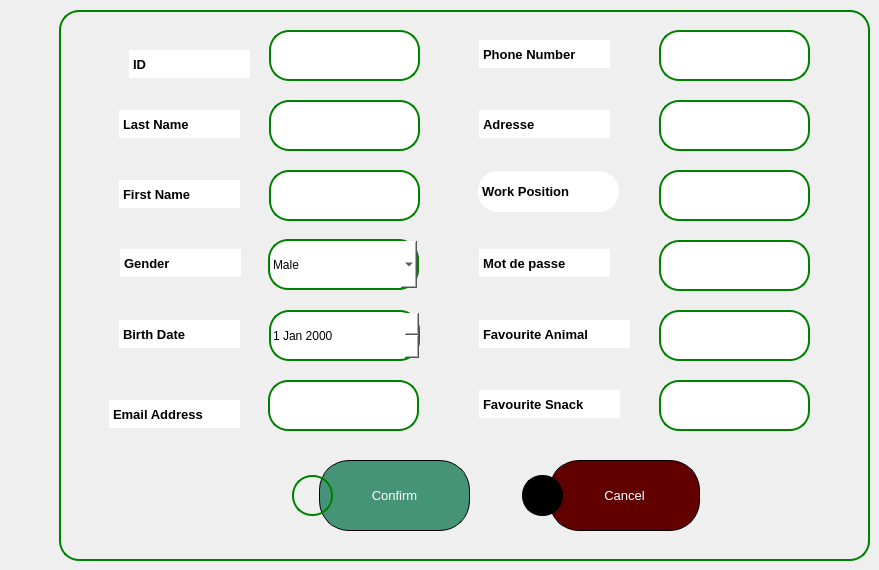
       <widget class="QWidget" name="Edit">
        <widget class="QWidget" name="widget_edit" native="true">
         <property name="geometry">
          <rect>
           <x>59</x>
           <y>10</y>
           <width>811</width>
           <height>551</height>
          </rect>
         </property>
         <property name="styleSheet">
          <string notr="true">border:2px solid green;
border-radius: 20px;
</string>
         </property>
         <widget class="QLineEdit" name="id_edit">
          <property name="geometry">
           <rect>
            <x>210</x>
            <y>20</y>
            <width>151</width>
            <height>51</height>
           </rect>
          </property>
          <property name="styleSheet">
           <string notr="true">background-color: rgb(255, 255, 255);
color: rgb(0, 0, 0);
border_radius:10px;</string>
          </property>
          <property name="text">
           <string/>
          </property>
         </widget>
         <widget class="QLineEdit" name="lineEdit_59">
          <property name="geometry">
           <rect>
            <x>70</x>
            <y>40</y>
            <width>121</width>
            <height>28</height>
           </rect>
          </property>
          <property name="font">
           <font>
            <pointsize>10</pointsize>
            <bold>true</bold>
           </font>
          </property>
          <property name="styleSheet">
           <string notr="true">background-color: rgb(255, 255, 255);
color: rgb(0, 0, 0);

border-color: rgb(255, 255, 255);</string>
          </property>
          <property name="text">
           <string>ID</string>
          </property>
          <property name="alignment">
           <set>Qt::AlignLeading|Qt::AlignLeft|Qt::AlignVCenter</set>
          </property>
         </widget>
         <widget class="QLineEdit" name="lineEdit_60">
          <property name="geometry">
           <rect>
            <x>61</x>
            <y>239</y>
            <width>121</width>
            <height>28</height>
           </rect>
          </property>
          <property name="font">
           <font>
            <pointsize>10</pointsize>
            <bold>true</bold>
           </font>
          </property>
          <property name="styleSheet">
           <string notr="true">background-color: rgb(255, 255, 255);
color: rgb(0, 0, 0);

border-color: rgb(255, 255, 255);</string>
          </property>
          <property name="text">
           <string>Gender</string>
          </property>
          <property name="alignment">
           <set>Qt::AlignLeading|Qt::AlignLeft|Qt::AlignVCenter</set>
          </property>
         </widget>
         <widget class="QLineEdit" name="lineEdit_61">
          <property name="geometry">
           <rect>
            <x>60</x>
            <y>170</y>
            <width>121</width>
            <height>28</height>
           </rect>
          </property>
          <property name="font">
           <font>
            <pointsize>10</pointsize>
            <bold>true</bold>
           </font>
          </property>
          <property name="styleSheet">
           <string notr="true">background-color: rgb(255, 255, 255);
color: rgb(0, 0, 0);

border-color: rgb(255, 255, 255);</string>
          </property>
          <property name="text">
           <string>First Name</string>
          </property>
          <property name="alignment">
           <set>Qt::AlignLeading|Qt::AlignLeft|Qt::AlignVCenter</set>
          </property>
         </widget>
         <widget class="QLineEdit" name="lineEdit_62">
          <property name="geometry">
           <rect>
            <x>60</x>
            <y>310</y>
            <width>121</width>
            <height>28</height>
           </rect>
          </property>
          <property name="font">
           <font>
            <pointsize>10</pointsize>
            <bold>true</bold>
           </font>
          </property>
          <property name="styleSheet">
           <string notr="true">background-color: rgb(255, 255, 255);
color: rgb(0, 0, 0);

border-color: rgb(255, 255, 255);</string>
          </property>
          <property name="text">
           <string>Birth Date</string>
          </property>
          <property name="alignment">
           <set>Qt::AlignLeading|Qt::AlignLeft|Qt::AlignVCenter</set>
          </property>
         </widget>
         <widget class="QLineEdit" name="lineEdit_63">
          <property name="geometry">
           <rect>
            <x>60</x>
            <y>100</y>
            <width>121</width>
            <height>28</height>
           </rect>
          </property>
          <property name="font">
           <font>
            <pointsize>10</pointsize>
            <bold>true</bold>
           </font>
          </property>
          <property name="styleSheet">
           <string notr="true">background-color: rgb(255, 255, 255);
color: rgb(0, 0, 0);

border-color: rgb(255, 255, 255);</string>
          </property>
          <property name="text">
           <string>Last Name</string>
          </property>
          <property name="alignment">
           <set>Qt::AlignLeading|Qt::AlignLeft|Qt::AlignVCenter</set>
          </property>
         </widget>
         <widget class="QLineEdit" name="lineEdit_64">
          <property name="geometry">
           <rect>
            <x>50</x>
            <y>390</y>
            <width>131</width>
            <height>28</height>
           </rect>
          </property>
          <property name="font">
           <font>
            <pointsize>10</pointsize>
            <bold>true</bold>
           </font>
          </property>
          <property name="styleSheet">
           <string notr="true">background-color: rgb(255, 255, 255);
color: rgb(0, 0, 0);

border-color: rgb(255, 255, 255);</string>
          </property>
          <property name="text">
           <string>Email Address</string>
          </property>
          <property name="alignment">
           <set>Qt::AlignLeading|Qt::AlignLeft|Qt::AlignVCenter</set>
          </property>
         </widget>
         <widget class="QLineEdit" name="lineEdit_65">
          <property name="geometry">
           <rect>
            <x>419</x>
            <y>161</y>
            <width>141</width>
            <height>41</height>
           </rect>
          </property>
          <property name="font">
           <font>
            <pointsize>10</pointsize>
            <bold>true</bold>
           </font>
          </property>
          <property name="styleSheet">
           <string notr="true">background-color: rgb(255, 255, 255);
color: rgb(0, 0, 0);

border-color: rgb(255, 255, 255);</string>
          </property>
          <property name="text">
           <string>Work Position</string>
          </property>
          <property name="alignment">
           <set>Qt::AlignLeading|Qt::AlignLeft|Qt::AlignVCenter</set>
          </property>
         </widget>
         <widget class="QLineEdit" name="lineEdit_66">
          <property name="geometry">
           <rect>
            <x>420</x>
            <y>100</y>
            <width>131</width>
            <height>28</height>
           </rect>
          </property>
          <property name="font">
           <font>
            <pointsize>10</pointsize>
            <bold>true</bold>
           </font>
          </property>
          <property name="styleSheet">
           <string notr="true">background-color: rgb(255, 255, 255);
color: rgb(0, 0, 0);

border-color: rgb(255, 255, 255);</string>
          </property>
          <property name="text">
           <string>Adresse</string>
          </property>
          <property name="alignment">
           <set>Qt::AlignLeading|Qt::AlignLeft|Qt::AlignVCenter</set>
          </property>
         </widget>
         <widget class="QLineEdit" name="lineEdit_67">
          <property name="geometry">
           <rect>
            <x>420</x>
            <y>30</y>
            <width>131</width>
            <height>28</height>
           </rect>
          </property>
          <property name="font">
           <font>
            <pointsize>10</pointsize>
            <bold>true</bold>
           </font>
          </property>
          <property name="styleSheet">
           <string notr="true">background-color: rgb(255, 255, 255);
color: rgb(0, 0, 0);

border-color: rgb(255, 255, 255);</string>
          </property>
          <property name="text">
           <string>Phone Number</string>
          </property>
          <property name="alignment">
           <set>Qt::AlignLeading|Qt::AlignLeft|Qt::AlignVCenter</set>
          </property>
         </widget>
         <widget class="QLineEdit" name="lineEdit_68">
          <property name="geometry">
           <rect>
            <x>420</x>
            <y>239</y>
            <width>131</width>
            <height>28</height>
           </rect>
          </property>
          <property name="font">
           <font>
            <pointsize>10</pointsize>
            <bold>true</bold>
           </font>
          </property>
          <property name="styleSheet">
           <string notr="true">background-color: rgb(255, 255, 255);
color: rgb(0, 0, 0);

border-color: rgb(255, 255, 255);</string>
          </property>
          <property name="text">
           <string>Mot de passe</string>
          </property>
          <property name="alignment">
           <set>Qt::AlignLeading|Qt::AlignLeft|Qt::AlignVCenter</set>
          </property>
         </widget>
         <widget class="QLineEdit" name="nom_edit">
          <property name="geometry">
           <rect>
            <x>210</x>
            <y>90</y>
            <width>151</width>
            <height>51</height>
           </rect>
          </property>
          <property name="styleSheet">
           <string notr="true">background-color: rgb(255, 255, 255);
color: rgb(0, 0, 0);
border_radius:10px;</string>
          </property>
          <property name="text">
           <string/>
          </property>
         </widget>
         <widget class="QLineEdit" name="prenom_edit">
          <property name="geometry">
           <rect>
            <x>210</x>
            <y>160</y>
            <width>151</width>
            <height>51</height>
           </rect>
          </property>
          <property name="styleSheet">
           <string notr="true">background-color: rgb(255, 255, 255);
color: rgb(0, 0, 0);
border_radius:10px;</string>
          </property>
          <property name="text">
           <string/>
          </property>
         </widget>
         <widget class="QLineEdit" name="email_edit">
          <property name="geometry">
           <rect>
            <x>209</x>
            <y>370</y>
            <width>151</width>
            <height>51</height>
           </rect>
          </property>
          <property name="styleSheet">
           <string notr="true">background-color: rgb(255, 255, 255);
color: rgb(0, 0, 0);
border_radius:10px;</string>
          </property>
          <property name="text">
           <string/>
          </property>
         </widget>
         <widget class="QLineEdit" name="poste_edit">
          <property name="geometry">
           <rect>
            <x>600</x>
            <y>160</y>
            <width>151</width>
            <height>51</height>
           </rect>
          </property>
          <property name="styleSheet">
           <string notr="true">background-color: rgb(255, 255, 255);
color: rgb(0, 0, 0);
border_radius:10px;</string>
          </property>
          <property name="text">
           <string/>
          </property>
         </widget>
         <widget class="QLineEdit" name="mdp_edit">
          <property name="geometry">
           <rect>
            <x>600</x>
            <y>230</y>
            <width>151</width>
            <height>51</height>
           </rect>
          </property>
          <property name="styleSheet">
           <string notr="true">background-color: rgb(255, 255, 255);
color: rgb(0, 0, 0);
border_radius:10px;</string>
          </property>
          <property name="text">
           <string/>
          </property>
         </widget>
         <widget class="QLineEdit" name="tel_edit">
          <property name="geometry">
           <rect>
            <x>600</x>
            <y>20</y>
            <width>151</width>
            <height>51</height>
           </rect>
          </property>
          <property name="styleSheet">
           <string notr="true">background-color: rgb(255, 255, 255);
color: rgb(0, 0, 0);
border_radius:10px;</string>
          </property>
          <property name="text">
           <string/>
          </property>
         </widget>
         <widget class="QDateEdit" name="birthdate_edit">
          <property name="geometry">
           <rect>
            <x>210</x>
            <y>300</y>
            <width>151</width>
            <height>51</height>
           </rect>
          </property>
          <property name="styleSheet">
           <string notr="true">background-color: rgb(255, 255, 255);
color: rgb(0, 0, 0);
border_radius:10px;</string>
          </property>
         </widget>
         <widget class="QComboBox" name="gender_edit">
          <property name="geometry">
           <rect>
            <x>209</x>
            <y>229</y>
            <width>151</width>
            <height>51</height>
           </rect>
          </property>
          <property name="styleSheet">
           <string notr="true">background-color: rgb(255, 255, 255);
color: rgb(0, 0, 0);</string>
          </property>
          <item>
           <property name="text">
            <string>Male</string>
           </property>
          </item>
          <item>
           <property name="text">
            <string>Female</string>
           </property>
          </item>
         </widget>
         <widget class="QPushButton" name="confirm_edit">
          <property name="geometry">
           <rect>
            <x>260</x>
            <y>450</y>
            <width>151</width>
            <height>71</height>
           </rect>
          </property>
          <property name="styleSheet">
           <string notr="true">border: 1px solid black;


color: rgb(255, 255, 255);
font: 10pt ;

background-color: rgb(171, 168, 111);
background-color: rgb(70, 148, 119);




border-radius:30px;
</string>
          </property>
          <property name="text">
           <string>Confirm</string>
          </property>
         </widget>
         <widget class="QLabel" name="label_29">
          <property name="geometry">
           <rect>
            <x>233</x>
            <y>465</y>
            <width>41</width>
            <height>41</height>
           </rect>
          </property>
          <property name="text">
           <string/>
          </property>
          <property name="pixmap">
           <pixmap>../../Downloads/verified.png</pixmap>
          </property>
          <property name="scaledContents">
           <bool>true</bool>
          </property>
         </widget>
         <widget class="QPushButton" name="cancel_edit">
          <property name="geometry">
           <rect>
            <x>490</x>
            <y>450</y>
            <width>151</width>
            <height>71</height>
           </rect>
          </property>
          <property name="styleSheet">
           <string notr="true">border: 1px solid black;


color: rgb(255, 255, 255);
font: 10pt ;

background-color: rgb(171, 168, 111);
background-color: rgb(97, 0, 0);



border-radius:30px;
</string>
          </property>
          <property name="text">
           <string>Cancel</string>
          </property>
         </widget>
         <widget class="QLabel" name="label_30">
          <property name="geometry">
           <rect>
            <x>463</x>
            <y>465</y>
            <width>41</width>
            <height>41</height>
           </rect>
          </property>
          <property name="styleSheet">
           <string notr="true">border-color: rgb(0, 0, 0);
background-color: rgb(0, 0, 0);</string>
          </property>
          <property name="text">
           <string/>
          </property>
          <property name="pixmap">
           <pixmap>../../Downloads/cancel.png</pixmap>
          </property>
          <property name="scaledContents">
           <bool>true</bool>
          </property>
         </widget>
         <widget class="QLineEdit" name="adr_edit">
          <property name="geometry">
           <rect>
            <x>600</x>
            <y>90</y>
            <width>151</width>
            <height>51</height>
           </rect>
          </property>
          <property name="styleSheet">
           <string notr="true">background-color: rgb(255, 255, 255);
color: rgb(0, 0, 0);
border_radius:10px;</string>
          </property>
          <property name="text">
           <string/>
          </property>
         </widget>
         <widget class="QLineEdit" name="fav_anim_edit">
          <property name="geometry">
           <rect>
            <x>600</x>
            <y>300</y>
            <width>151</width>
            <height>51</height>
           </rect>
          </property>
          <property name="styleSheet">
           <string notr="true">background-color: rgb(255, 255, 255);
color: rgb(0, 0, 0);
border_radius:10px;</string>
          </property>
          <property name="text">
           <string/>
          </property>
         </widget>
         <widget class="QLineEdit" name="lineEdit_69">
          <property name="geometry">
           <rect>
            <x>420</x>
            <y>310</y>
            <width>151</width>
            <height>28</height>
           </rect>
          </property>
          <property name="font">
           <font>
            <pointsize>10</pointsize>
            <bold>true</bold>
           </font>
          </property>
          <property name="styleSheet">
           <string notr="true">background-color: rgb(255, 255, 255);
color: rgb(0, 0, 0);

border-color: rgb(255, 255, 255);</string>
          </property>
          <property name="text">
           <string>Favourite Animal</string>
          </property>
          <property name="alignment">
           <set>Qt::AlignLeading|Qt::AlignLeft|Qt::AlignVCenter</set>
          </property>
         </widget>
         <widget class="QLineEdit" name="fav_snack_edit">
          <property name="geometry">
           <rect>
            <x>600</x>
            <y>370</y>
            <width>151</width>
            <height>51</height>
           </rect>
          </property>
          <property name="styleSheet">
           <string notr="true">background-color: rgb(255, 255, 255);
color: rgb(0, 0, 0);
border_radius:10px;</string>
          </property>
          <property name="text">
           <string/>
          </property>
         </widget>
         <widget class="QLineEdit" name="lineEdit_70">
          <property name="geometry">
           <rect>
            <x>420</x>
            <y>380</y>
            <width>141</width>
            <height>28</height>
           </rect>
          </property>
          <property name="font">
           <font>
            <pointsize>10</pointsize>
            <bold>true</bold>
           </font>
          </property>
          <property name="styleSheet">
           <string notr="true">background-color: rgb(255, 255, 255);
color: rgb(0, 0, 0);

border-color: rgb(255, 255, 255);</string>
          </property>
          <property name="text">
           <string>Favourite Snack</string>
          </property>
          <property name="alignment">
           <set>Qt::AlignLeading|Qt::AlignLeft|Qt::AlignVCenter</set>
          </property>
         </widget>
        </widget>
       </widget>
